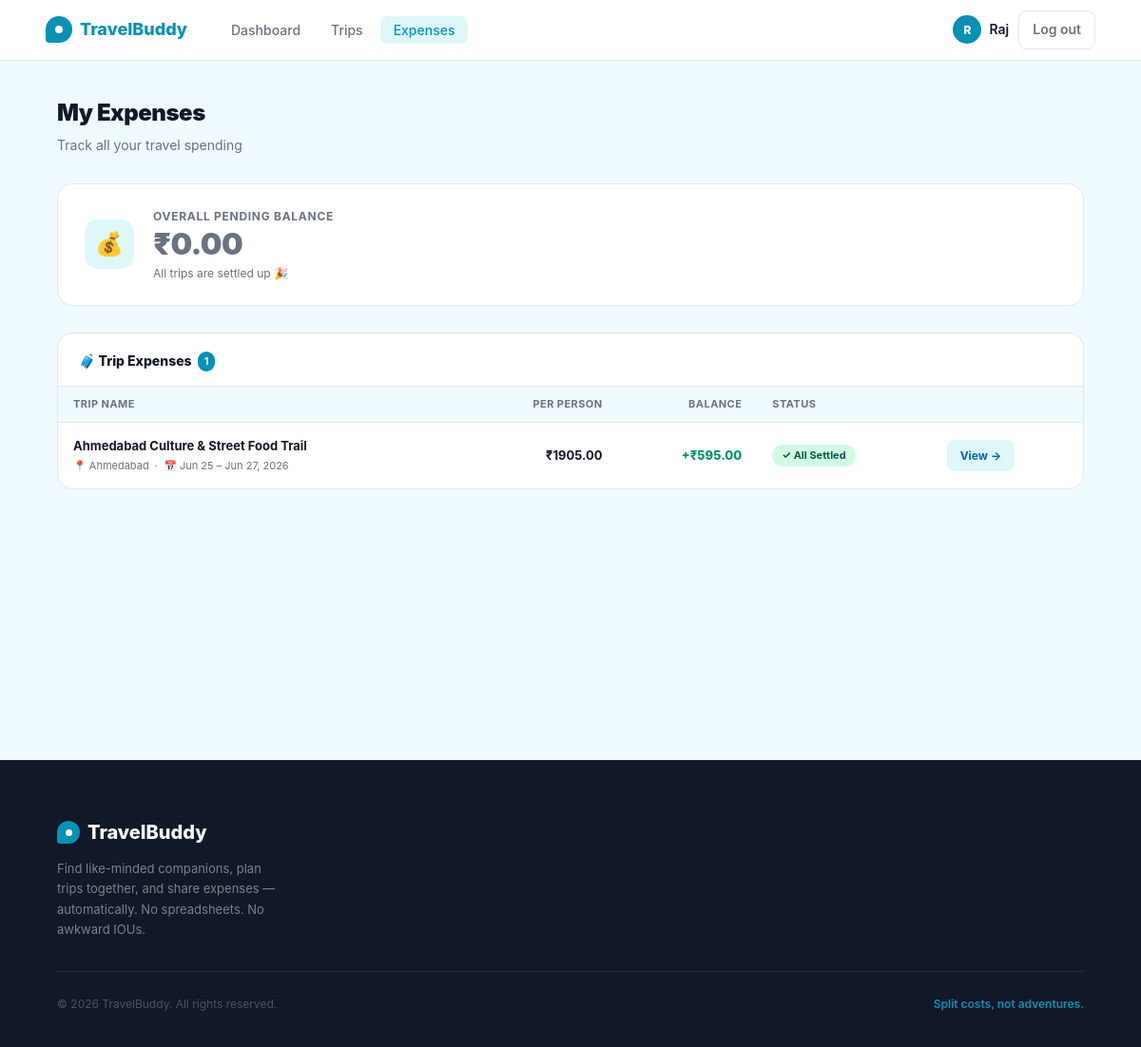
Before: /my-expenses (signed in) with the older database file.
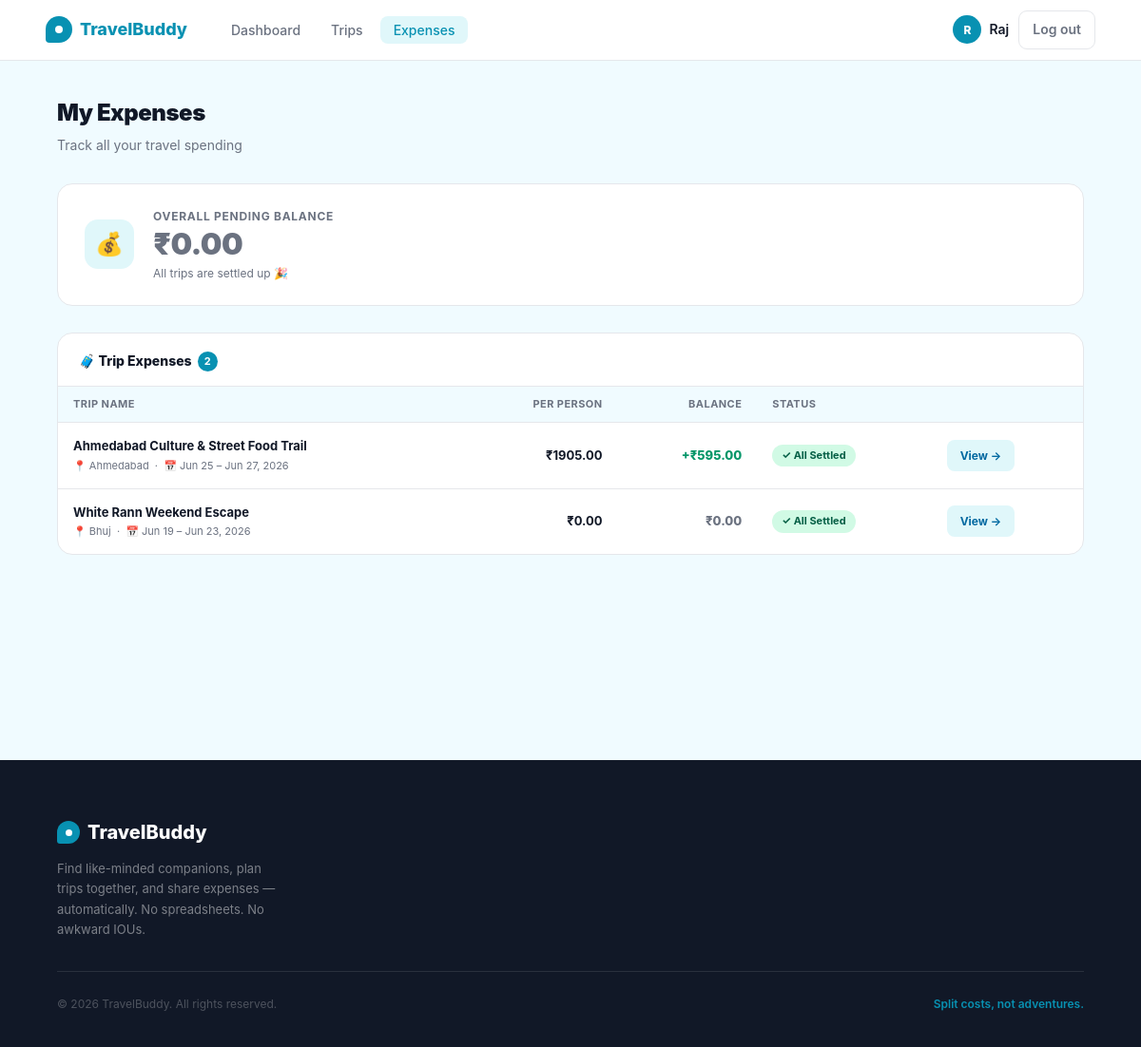
After: the same page with the newer database file.
### app/models.py (models this page shows, shortened)
class Trip(db.Model):
    __tablename__ = 'trips'
    id          = db.Column(db.Integer, primary_key=True)
    owner_id    = db.Column(db.Integer, db.ForeignKey('users.id'), nullable=False)
    title       = db.Column(db.String(150), nullable=False)
    destination = db.Column(db.String(150), nullable=False)
    departure_city = db.Column(db.String(100), default='')
    start_date  = db.Column(db.Date, nullable=False)
    end_date    = db.Column(db.Date, nullable=False)
    description = db.Column(db.Text, default='')
    budget_min  = db.Column(db.Float, default=0)
    budget_max  = db.Column(db.Float, default=0)
    max_members = db.Column(db.Integer, default=4)
    status      = db.Column(db.String(20), default='upcoming')  # upcoming, active, completed
    is_public   = db.Column(db.Boolean, default=True)
    created_at  = db.Column(db.DateTime, default=lambda: datetime.now(timezone.utc))
    owner    = db.relationship('User', back_populates='owned_trips')
    members  = db.relationship('TripMember', back_populates='trip', lazy='dynamic',
                               cascade='all, delete-orphan')
    expenses = db.relationship('Expense', back_populates='trip', lazy='dynamic',
                               cascade='all, delete-orphan')
    def member_count(self):
        return self.members.filter_by(status='accepted').count() + 1  # +1 for owner
    def total_spent(self):
        return round(sum(e.amount for e in self.expenses), 2)
    def your_share(self, user_id):
        mc = self.member_count()
        return round(self.total_spent() / mc, 2) if mc else 0.0
    def balance_for(self, user_id):
        paid = sum(e.amount for e in self.expenses.filter_by(paid_by_id=user_id))
        share = self.your_share(user_id)
        return round(paid - share, 2)

### app/expenses/routes.py (the view, shortened to what this page needs)
@expenses.route('/my-expenses')
@login_required
def my_expenses():
    trip_ids = current_user._all_trip_ids()
    trips_list = Trip.query.filter(Trip.id.in_(trip_ids)).order_by(Trip.start_date.desc()).all() \
        if trip_ids else []
    rows = []
    pending_balance = 0.0
    for trip in trips_list:
        raw_balance = trip.balance_for(current_user.id)
        per_person  = trip.your_share(current_user.id)
        if raw_balance >= -0.009:
            settled = True
            unsettled_amount = 0.0
        if not settled:
            pending_balance += unsettled_amount
        rows.append({
            'trip':       trip,
            'per_person': round(per_person, 2),
            'balance':    round(raw_balance, 2),
            'settled':    settled,
        })
    return render_template('expenses/my_expenses.html',
        rows=rows,
        pending_balance=round(pending_balance, 2)
    )

### app/models.py (called while the page is built)
@login_manager.user_loader
def load_user(user_id):
    return User.query.get(int(user_id))

    def _all_trip_ids(self):
        owned = [t.id for t in Trip.query.filter_by(owner_id=self.id).all()]
        joined = [m.trip_id for m in
                  TripMember.query.filter_by(user_id=self.id, status='accepted').all()]
        return list(set(owned + joined))

### app/templates/expenses/my_expenses.html (shortened to what this page needs)
{% extends "base.html" %}
{% block content %}
<div class="myexp-page">
  <div class="myexp-inner">
    <div class="page-header">
      <h1 class="page-title">My Expenses</h1>
      <p class="page-subtitle">Track all your travel spending</p>
    </div>
    <div class="balance-card">
      <div class="balance-icon">💰</div>
      <div class="balance-info">
        <div class="balance-label">Overall Pending Balance</div>
        {% if pending_balance > 0.009 %}
          <div class="balance-amount positive">+₹{{ "%.2f"|format(pending_balance) }}</div>
          <div class="balance-sub">Others owe you across unsettled trips</div>
        {% elif pending_balance < -0.009 %}
          <div class="balance-amount negative">−₹{{ "%.2f"|format(-pending_balance) }}</div>
          <div class="balance-sub">You owe across unsettled trips</div>
        {% else %}
          <div class="balance-amount zero">₹0.00</div>
          <div class="balance-sub">All trips are settled up 🎉</div>
        {% endif %}
      </div>
    </div>
    {% if rows %}
    <div class="panel">
      <div class="panel-head">
        <div class="panel-title">
          🧳 Trip Expenses
          <span class="panel-count">{{ rows|length }}</span>
        </div>
      </div>
      <div class="exp-table-wrap">
        <table class="exp-table">
          <thead>
            <tr>
              <th>Trip Name</th>
              <th class="col-right">Per Person</th>
              <th class="col-right">Balance</th>
              <th>Status</th>
              <th></th>
            </tr>
          </thead>
          <tbody>
            {% for row in rows %}
            <tr>
              <td>
                <div class="td-trip-name">
                  <a href="{{ url_for('trips.detail', trip_id=row.trip.id) }}">{{ row.trip.title }}</a>
                </div>
                <div class="td-trip-sub">
                  📍 {{ row.trip.destination }} &nbsp;·&nbsp;
                  📅 {{ row.trip.start_date.strftime('%b %d') }} – {{ row.trip.end_date.strftime('%b %d, %Y') }}
                </div>
              </td>
              <td class="td-amount">₹{{ "%.2f"|format(row.per_person) }}</td>
              <td class="td-balance {% if row.balance > 0.009 %}positive{% elif row.balance < -0.009 %}negative{% else %}zero{% endif %}">
                {% if row.balance > 0.009 %}
                  +₹{{ "%.2f"|format(row.balance) }}
                {% elif row.balance < -0.009 %}
                  −₹{{ "%.2f"|format(-row.balance) }}
                {% else %}
                  ₹0.00
                {% endif %}
              </td>
              <td>
                {% if row.settled %}
                  <span class="badge badge-settled">✓ All Settled</span>
                {% else %}
                  <span class="badge badge-pending">⏳ Pending</span>
                {% endif %}
              </td>
              <td>
                <a href="{{ url_for('trips.detail', trip_id=row.trip.id) }}#settlement-summary"
                   class="btn-view">View →</a>
              </td>
            </tr>
            {% endfor %}
          </tbody>
        </table>
      </div>
    </div>
    {% else %}
    <div class="empty-state">
      <div class="empty-icon">🧾</div>
      <h4>No expenses yet</h4>
      <p>Once you join a trip and expenses are added, they'll appear here.</p>
    </div>
    {% endif %}
  </div>
</div>
{% endblock %}

Changed rows visible on the page:
added Trip: trip "White Rann Weekend Escape", trip.destination "Bhuj", trip.start_date "Jun 19", trip.end_date "Jun 23, 2026"
Other visible differences:
{{ rows|length }}: "1" → "2"
new list line: "· 📅 – ₹ 0.00 ₹0.00 ✓ All Settled View →"
